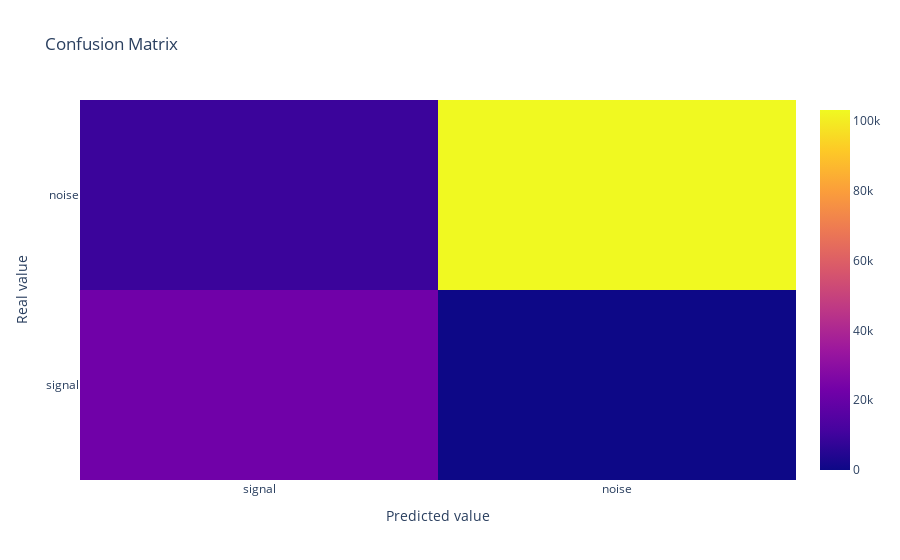

Notebook cell for this chart:
### Code cell
class_names=['signal','noise']
plot_confusion_matrix(y,y_hat,class_names)

### Figure 1 — Plotly figure (JSON) as saved in the notebook; plotly's stock layout.template omitted (floating-point values rounded to 4 significant figures)
{"data": [{"hoverongaps": false, "type": "heatmap", "x": ["signal", "noise"], "y": ["signal", "noise"], "z": [[22424, 0], [9344, 103232]]}], "layout": {"title": {"text": "Confusion Matrix"}, "xaxis": {"title": {"text": "Predicted value"}}, "yaxis": {"title": {"text": "Real value"}}}}
